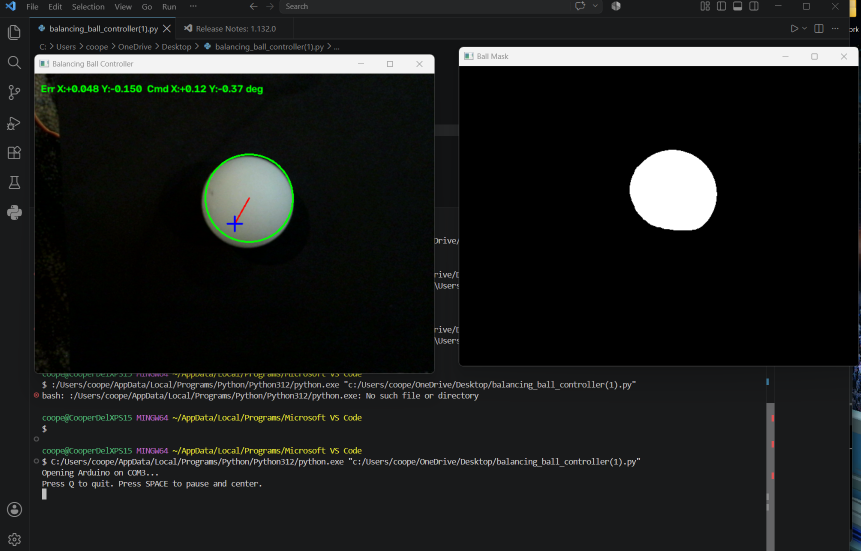
#> input picture media/ImageProccessing.png, 1722 x 1102 px, given in place of the camera (shown at 1/2 size)
$ python balancing_ball_controller.py
#> lines starting #> are read from the running program, lines starting #| are printed output that depends on the picture; after the words box and inside, x2 and y2 are one past the last pixel; in counts of white or black regions, pixels touching at a corner belong together
import cv2
import numpy as np
import serial
import time
import math

# Serial and camera setup
SERIAL_PORT = 'COM3'
BAUD_RATE = 115200
CAMERA_INDEX = 0
FLIP_FRAME = True
TARGET_X_OFFSET_PX = 0
TARGET_Y_OFFSET_PX = 0

# Ball detection
LOWER_WHITE = np.array([0, 0, 100], dtype=np.uint8)
UPPER_WHITE = np.array([179, 100, 255], dtype=np.uint8)
MIN_BALL_AREA = 500
BLUR_SIZE = 9
MORPH_KERNEL_SIZE = 5

# Axis mapping
SWAP_AXES = True
X_DIRECTION = -1.0
Y_DIRECTION = -1.0

# PID tuning
KP_X = 6.0
KI_X = 0.0
KD_X = 3.5
KP_Y = 6.0
KI_Y = 0.0
KD_Y = 3.5

# Limits and filtering
MAX_TILT_X_DEG = 18.0
MAX_TILT_Y_DEG = 18.0
ERROR_DEADZONE = 0.06
POSITION_FILTER_ALPHA = 0.45
DERIVATIVE_FILTER_ALPHA = 0.6
INTEGRAL_LIMIT = 0.4
CONTROL_PERIOD_SEC = 0.03
LOST_BALL_RECENTER_SEC = 9999

def clamp(value, minimum, maximum):
    return max(minimum, min(value, maximum))

def apply_deadzone(error, deadzone):
    if abs(error) <= deadzone:
        return 0.0
    scaled = (abs(error) - deadzone) / (1.0 - deadzone)
    return math.copysign(scaled, error)

class PIDController:

    def __init__(self, kp, ki, kd):
        self.kp = kp
        self.ki = ki
        self.kd = kd
        self.reset()

    def reset(self):
        self.integral = 0.0
        self.previous_derivative_error = 0.0
        self.filtered_derivative = 0.0
        self.previous_time = None

    def update(self, proportional_error, derivative_error, now):
        if self.previous_time is None:
            self.previous_time = now
            self.previous_derivative_error = derivative_error
            return self.kp * proportional_error
        dt = clamp(now - self.previous_time, 0.005, 0.1)
        self.integral += proportional_error * dt
        self.integral = clamp(self.integral, -INTEGRAL_LIMIT, INTEGRAL_LIMIT)
        # Use raw error here so derivative braking still works near the center.
        raw_derivative = (derivative_error - self.previous_derivative_error) / dt
        self.filtered_derivative = DERIVATIVE_FILTER_ALPHA * raw_derivative + (1.0 - DERIVATIVE_FILTER_ALPHA) * self.filtered_derivative
        output = self.kp * proportional_error + self.ki * self.integral + self.kd * self.filtered_derivative
        self.previous_derivative_error = derivative_error
        self.previous_time = now
        return output

def detect_ball(frame):
    blurred = cv2.GaussianBlur(frame, (BLUR_SIZE, BLUR_SIZE), 0)
    hsv = cv2.cvtColor(blurred, cv2.COLOR_BGR2HSV)
    mask = cv2.inRange(hsv, LOWER_WHITE, UPPER_WHITE)
    kernel = np.ones((MORPH_KERNEL_SIZE, MORPH_KERNEL_SIZE), dtype=np.uint8)
    mask = cv2.morphologyEx(mask, cv2.MORPH_OPEN, kernel)
    mask = cv2.morphologyEx(mask, cv2.MORPH_CLOSE, kernel)
    contours, _ = cv2.findContours(mask, cv2.RETR_EXTERNAL, cv2.CHAIN_APPROX_SIMPLE)
    if not contours:
        return (None, mask)
    contour = max(contours, key=cv2.contourArea)
    area = cv2.contourArea(contour)
    if area < MIN_BALL_AREA:
        return (None, mask)
    moments = cv2.moments(contour)
    if moments['m00'] == 0:
        return (None, mask)
    x = int(moments['m10'] / moments['m00'])
    y = int(moments['m01'] / moments['m00'])
    (_, _), radius = cv2.minEnclosingCircle(contour)
    return ({'x': x, 'y': y, 'radius': int(radius), 'area': area}, mask)

def send_offsets(arduino, x_degrees, y_degrees):
    message = f'{x_degrees:.3f},{y_degrees:.3f}\n'
    arduino.write(message.encode('ascii'))

def main():
    arduino = None
    camera = None
    try:
        print(f'Opening Arduino on {SERIAL_PORT}...')
        arduino = serial.Serial(SERIAL_PORT, BAUD_RATE, timeout=0.05, write_timeout=0.05)
        time.sleep(2.0)
        arduino.reset_input_buffer()
        send_offsets(arduino, 0.0, 0.0)
        camera = cv2.VideoCapture(CAMERA_INDEX, cv2.CAP_DSHOW)
        if not camera.isOpened():
            camera.release()
            camera = cv2.VideoCapture(CAMERA_INDEX)
        if not camera.isOpened():
            raise RuntimeError(f'Could not open camera index {CAMERA_INDEX}.')
        pid_x = PIDController(KP_X, KI_X, KD_X)
        pid_y = PIDController(KP_Y, KI_Y, KD_Y)
        filtered_x = None
        filtered_y = None
        last_control_time = 0.0
        last_ball_time = 0.0
        x_command = 0.0
        y_command = 0.0
        paused = False
        print('Press Q to quit. Press SPACE to pause and center.')
        while True:
            success, frame = camera.read()
#> frame is the input picture: shape (1102, 1722, 3); mean B, G, R 28.6, 29.7, 28.1
            if not success:
                raise RuntimeError('Camera stopped returning frames.')
            if FLIP_FRAME:
                frame = cv2.flip(frame, 1)
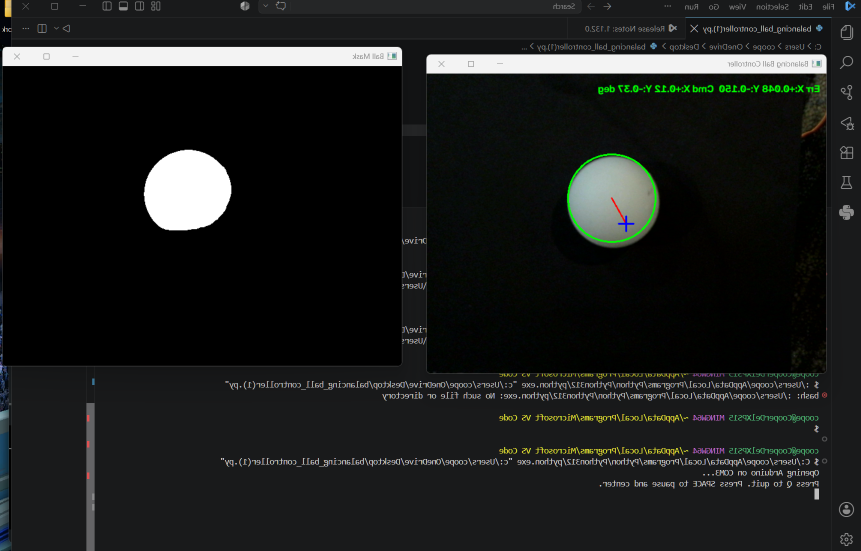
#> frame: shape (1102, 1722, 3) (shown at 1/2 size); mean B, G, R 28.6, 29.7, 28.1
            height, width = frame.shape[:2]
#> height = 1102; width = 1722
            target_x = width // 2 + TARGET_X_OFFSET_PX
#> target_x = 861
            target_y = height // 2 + TARGET_Y_OFFSET_PX
#> target_y = 551
            ball, mask = detect_ball(frame)
#> in detect_ball, `hsv = cv2.cvtColor(blurred, cv2.COLOR_BGR2HSV)`: hsv: shape (1102, 1722, 3); mean H, S, V 60.8, 45.9, 30.6
#> in detect_ball, `mask = cv2.inRange(hsv, LOWER_WHITE, UPPER_WHITE)`:
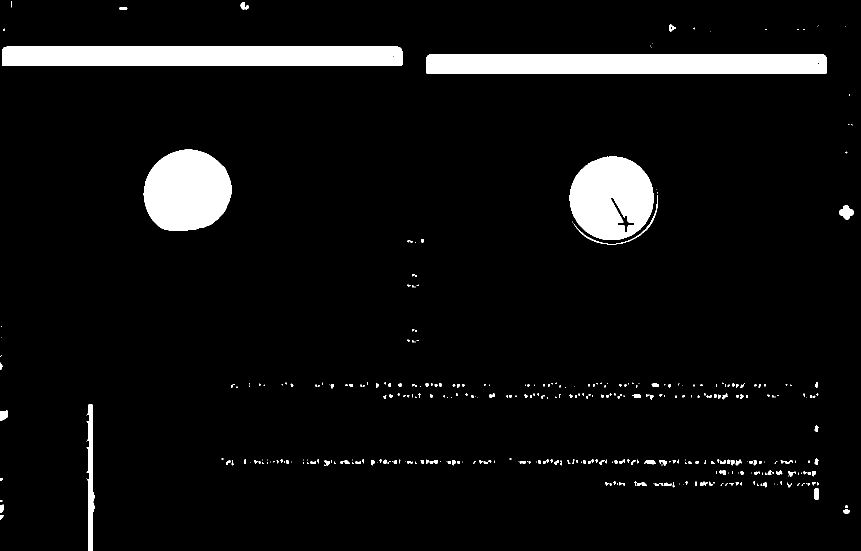
#> mask: shape (1102, 1722) (shown at 1/2 size); 6.3% white; 384 white regions (235 under 20 px), largest, box (x1, y1, x2, y2) and area: (852, 108, 1654, 148) 32005, (4, 93, 805, 132) 31173, (287, 299, 463, 461) 22592
#> in detect_ball, `mask = cv2.morphologyEx(mask, cv2.MORPH_OPEN, kernel)`:
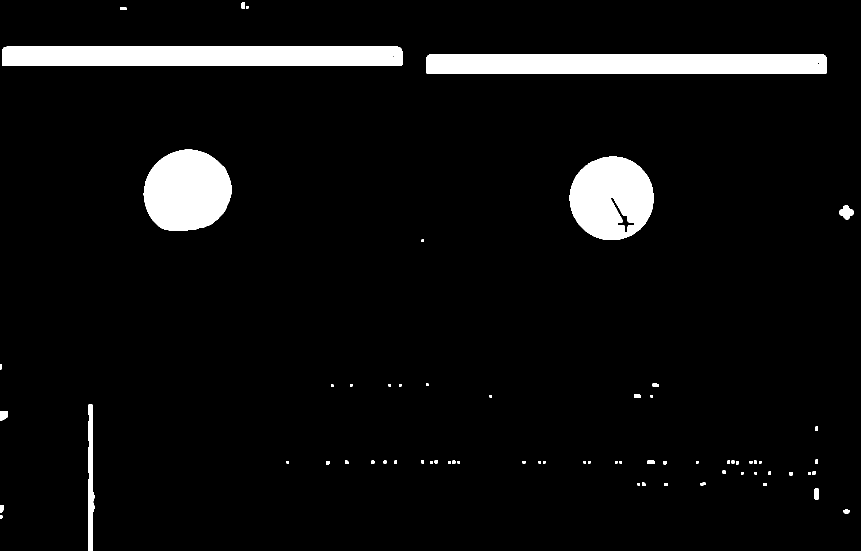
#> mask: shape (1102, 1722) (shown at 1/2 size); 6% white; 67 white regions, largest, box (x1, y1, x2, y2) and area: (852, 108, 1654, 148) 32005, (4, 93, 805, 132) 31173, (287, 299, 463, 461) 22592
#> in detect_ball, `mask = cv2.morphologyEx(mask, cv2.MORPH_CLOSE, kernel)`: mask: shape (1102, 1722); 6% white; 54 white regions
#> in detect_ball, `contours, _ = cv2.findContours(mask, cv2.RETR_EXTERNAL, cv2.CHAIN_APPR..`: contours = 54 contours, 12 with area under 20; largest, box (x1, y1, x2, y2) and area: (852, 108, 1654, 148) 31181, (4, 93, 805, 132) 30350, (287, 299, 463, 461) 22350, (1139, 313, 1308, 480) 21862, (176, 809, 189, 1102) 2597
#> in detect_ball, `contour = max(contours, key=cv2.contourArea)`: contour = contour of 27 points, box (x1, y1, x2, y2) (852, 108, 1654, 148), area 31181
#> in detect_ball, `area = cv2.contourArea(contour)`: area = 31181
#> in detect_ball, `moments = cv2.moments(contour)`: moments = moments, m00 31181, centre m10/m00, m01/m00 = (1252.5, 127.5)
#> in detect_ball, `x = int(moments['m10'] / moments['m00'])`: x = 1252
#> in detect_ball, `y = int(moments['m01'] / moments['m00'])`: y = 127
#> in detect_ball, `(_, _), radius = cv2.minEnclosingCircle(contour)`: radius = 400.7
#> ball = {'x': 1252, 'y': 127, 'radius': 400, 'area': 31181}
            now = time.monotonic()
            if ball is not None:
                last_ball_time = now
                if filtered_x is None:
                    filtered_x = float(ball['x'])
#> filtered_x = 1252
                    filtered_y = float(ball['y'])
#> filtered_y = 127
                else:
                    filtered_x = POSITION_FILTER_ALPHA * ball['x'] + (1.0 - POSITION_FILTER_ALPHA) * filtered_x
                    filtered_y = POSITION_FILTER_ALPHA * ball['y'] + (1.0 - POSITION_FILTER_ALPHA) * filtered_y
                raw_error_x = (filtered_x - target_x) / (width / 2.0)
#> raw_error_x = 0.454
                raw_error_y = (filtered_y - target_y) / (height / 2.0)
#> raw_error_y = -0.77
                raw_error_x = clamp(raw_error_x, -1.0, 1.0)
                raw_error_y = clamp(raw_error_y, -1.0, 1.0)
                p_error_x = apply_deadzone(raw_error_x, ERROR_DEADZONE)
#> in apply_deadzone, `scaled = (abs(error) - deadzone) / (1.0 - deadzone)`: scaled = 0.419
#> p_error_x = 0.419
                p_error_y = apply_deadzone(raw_error_y, ERROR_DEADZONE)
#> p_error_y = -0.755
                if SWAP_AXES:
                    servo_x_p_error = p_error_y
#> servo_x_p_error = -0.755
                    servo_y_p_error = p_error_x
#> servo_y_p_error = 0.419
                    servo_x_d_error = raw_error_y
#> servo_x_d_error = -0.77
                    servo_y_d_error = raw_error_x
#> servo_y_d_error = 0.454
                else:
                    servo_x_p_error = p_error_x
                    servo_y_p_error = p_error_y
                    servo_x_d_error = raw_error_x
                    servo_y_d_error = raw_error_y
                if not paused and now - last_control_time >= CONTROL_PERIOD_SEC:
                    x_command = X_DIRECTION * pid_x.update(servo_x_p_error, servo_x_d_error, now)
#> in update, `self.previous_derivative_error = derivative_error`: self.previous_derivative_error = -0.77
#> x_command = 4.53
                    y_command = Y_DIRECTION * pid_y.update(servo_y_p_error, servo_y_d_error, now)
#> y_command = -2.52
                    x_command = clamp(x_command, -MAX_TILT_X_DEG, MAX_TILT_X_DEG)
                    y_command = clamp(y_command, -MAX_TILT_Y_DEG, MAX_TILT_Y_DEG)
                    send_offsets(arduino, x_command, y_command)
                    last_control_time = now
                cv2.circle(frame, (int(filtered_x), int(filtered_y)), max(ball['radius'], 5), (0, 255, 0), 2)
                cv2.line(frame, (int(filtered_x), int(filtered_y)), (target_x, target_y), (0, 0, 255), 2)
                status = f'Err X:{raw_error_x:+.3f} Y:{raw_error_y:+.3f}  Cmd X:{x_command:+.2f} Y:{y_command:+.2f} deg'
                cv2.putText(frame, status, (10, 30), cv2.FONT_HERSHEY_SIMPLEX, 0.55, (0, 255, 0), 2)
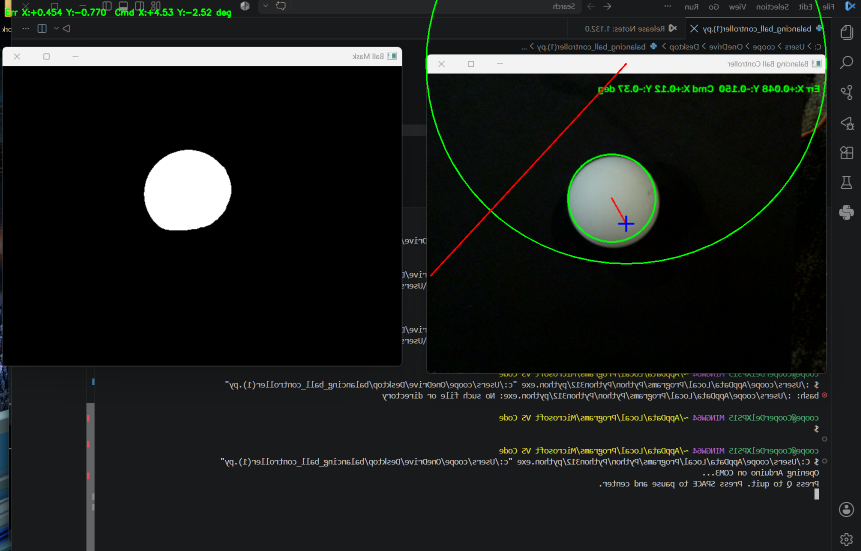
#> frame: shape (1102, 1722, 3) (shown at 1/2 size); mean B, G, R 28.5, 30.6, 28.2
            else:
                # Reset tracking only after the configured lost-ball timeout.
                if now - last_ball_time >= LOST_BALL_RECENTER_SEC:
                    filtered_x = None
                    filtered_y = None
                    pid_x.reset()
                    pid_y.reset()
                    x_command = 0.0
                    y_command = 0.0
                    if now - last_control_time >= CONTROL_PERIOD_SEC:
                        send_offsets(arduino, 0.0, 0.0)
                        last_control_time = now
                cv2.putText(frame, 'BALL NOT FOUND', (10, 30), cv2.FONT_HERSHEY_SIMPLEX, 0.65, (0, 0, 255), 2)
            if paused:
                x_command = 0.0
                y_command = 0.0
                if now - last_control_time >= CONTROL_PERIOD_SEC:
                    send_offsets(arduino, 0.0, 0.0)
                    last_control_time = now
                cv2.putText(frame, 'PAUSED - SERVOS CENTERED', (10, 60), cv2.FONT_HERSHEY_SIMPLEX, 0.65, (0, 255, 255), 2)
            cv2.drawMarker(frame, (target_x, target_y), (255, 0, 0), markerType=cv2.MARKER_CROSS, markerSize=24, thickness=2)
#> frame: shape (1102, 1722, 3); 0.01% of pixels changed, all inside (x1, y1, x2, y2) = (848, 538, 875, 565)
            cv2.imshow('Balancing Ball Controller', frame)
            cv2.imshow('Ball Mask', mask)
            key = cv2.waitKey(1) & 255
#> (key q is pressed here)
            if key == ord('q'):
                break
            if key == 32:
                paused = not paused
                pid_x.reset()
                pid_y.reset()
                send_offsets(arduino, 0.0, 0.0)
    except serial.SerialException as error:
        print(f'Serial error: {error}')
        print('Check SERIAL_PORT and close Arduino Serial Monitor.')
    except Exception as error:
        print(f'Error: {error}')
    finally:
        if arduino is not None and arduino.is_open:
            try:
                send_offsets(arduino, 0.0, 0.0)
                time.sleep(0.15)
            except Exception:
                pass
            arduino.close()
        if camera is not None:
            camera.release()
        cv2.destroyAllWindows()
        print('Stopped. Center command sent.')
if __name__ == '__main__':
    main()
